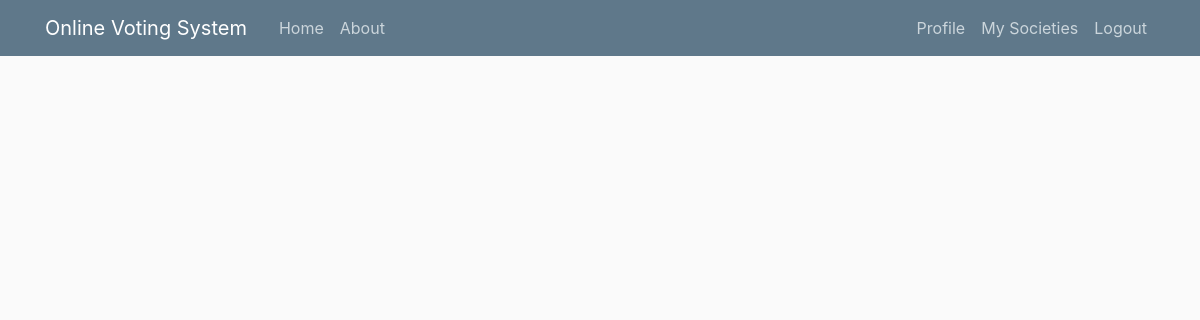
Before: /profile/society/2/society2/queries/ (signed in) with the older database file.
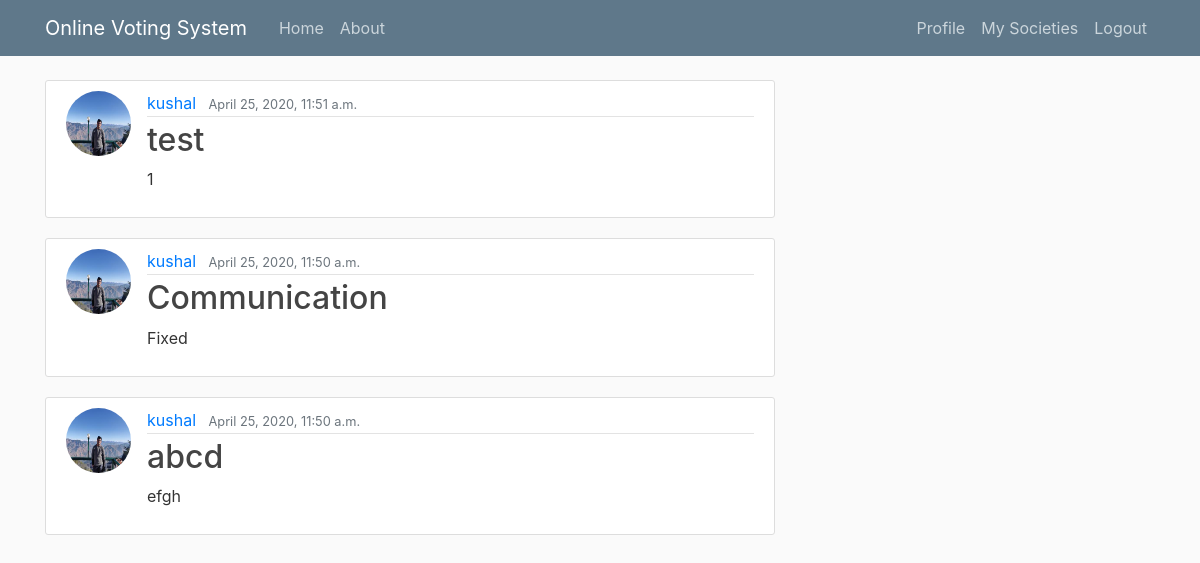
After: the same page with the newer database file.
### queries/models.py (models this page shows, shortened)
class Post(models.Model):
    title = models.CharField(max_length=100)
    content = models.TextField()
    date_posted = models.DateTimeField(default=timezone.now)
    author = models.ForeignKey(User, on_delete=models.CASCADE)
    society = models.ForeignKey(Society, on_delete=models.CASCADE,null=True)

### users/models.py (models this page shows, shortened)
class Profile(models.Model):
    user =  models.OneToOneField(User, on_delete = models.CASCADE)
    image = models.ImageField(default = 'default.jpg', upload_to = 'profile_pics')

### queries/views.py (the view)
# urls.py: path('society/<int:pk>/<str:Name>/queries/', queries_views.PostListView.as_view(), name = 'queries-home'),#done
class PostListView(LoginRequiredMixin,ListView):
    model = Society
    template_name = 'queries/home.html' #otherwise searches for <app>/<model>_<viewtype>.html
    context_object_name = 'society'
    ordering = ['-date_posted']
    paginate_by=5
    def get_queryset(self):
        s_name=get_object_or_404(Society,id=self.kwargs.get('pk'))
        return s_name.post_set.all().order_by('-date_posted')

### queries/templates/queries/home.html (shortened to what this page needs)
{% extends "blog/base_query.html" %}
{% block content %}
{% for post in society %}
<article class="media content-section">
    <img class="rounded-circle article-img" src="{{ post.author.profile.image.url}}">
    <div class="media-body">
        <div class="article-metadata">
            <a class="mr-2" href="#">{{ post.author }}</a>
            <small class="text-muted">{{ post.date_posted }}</small>
        </div>
        <h2><a class="article-title" href="#">{{ post.title }}</a></h2>
        <p class="article-content">{{ post.content }}</p>
    </div>
</article>
{% endfor %}
{%endblock content %}

### blog/templates/blog/base_query.html (shortened to what this page needs)
{% load static %}
<!DOCTYPE html>
<html>
<head>
    <link rel="stylesheet" href="https://stackpath.bootstrapcdn.com/bootstrap/4.3.1/css/bootstrap.min.css">
    <link rel="stylesheet" type="text/css" href="{% static 'blog/main.css' %}">
</head>
<body>
    <header class="site-header">
        <nav class="navbar navbar-expand-md navbar-dark bg-steel fixed-top">
            <div class="container">
                <a class="navbar-brand mr-4" href="{% url 'blog-home' %}">Online Voting System</a>
                <div class="collapse navbar-collapse" id="navbarToggle">
                    <div class="navbar-nav mr-auto">
                        <a class="nav-item nav-link" href="{% url 'blog-home' %}">Home</a>
                        <a class="nav-item nav-link" href="{% url 'blog-about' %}">About</a>
                    </div>
                    <div class="navbar-nav">
                        {% if user.is_authenticated %}
                            <a class="nav-item nav-link" href="{%url 'profile'%}">Profile</a>
                            <a class="nav-item nav-link" href="{%url 'My Societies'%}">My Societies</a>
                            <a class="nav-item nav-link" href="{% url 'logout' %}">Logout</a>
                        {% else %}
                            <a class="nav-item nav-link" href="{% url 'login' %}">Login</a>
                            <a class="nav-item nav-link" href="{% url 'register' %}">Register</a>
                        {% endif %}
                    </div>
                </div>
            </div>
        </nav>
    </header>
    <main role="main" class="container">
        <div class="row">
            <div class="col-md-8">
                {% block content %}{% endblock %}
            </div>
        </div>
    </main>
</body>
</html>

### blog/static/blog/main.css (style rules this page uses)
body { background: #fafafa; color: #333333; margin-top: 5rem; }
h1, h2, h3, h4, h5, h6 { color: #444444; }
.bg-steel { background-color: #5f788a; }
.site-header .navbar-nav .nav-link { color: #cbd5db; }
.content-section { background: #ffffff; padding: 10px 20px; border: 1px solid #dddddd; border-radius: 3px; margin-bottom: 20px; }
.article-title { color: #444444; }
.article-content { white-space: pre-line; }
.article-img { height: 65px; width: 65px; margin-right: 16px; }
.article-metadata { padding-bottom: 1px; margin-bottom: 4px; border-bottom: 1px solid #e3e3e3 }

Changed rows visible on the page:
added Post: author.profile.image (picture), author "kushal", date_posted "April 25, 2020, 11:51 a.m.", title "test", content "1"
added Post: author.profile.image (picture), author "kushal", date_posted "April 25, 2020, 11:50 a.m.", title "Communication", content "Fixed"
added Post: author.profile.image (picture), author "kushal", date_posted "April 25, 2020, 11:50 a.m.", title "abcd", content "efgh"
